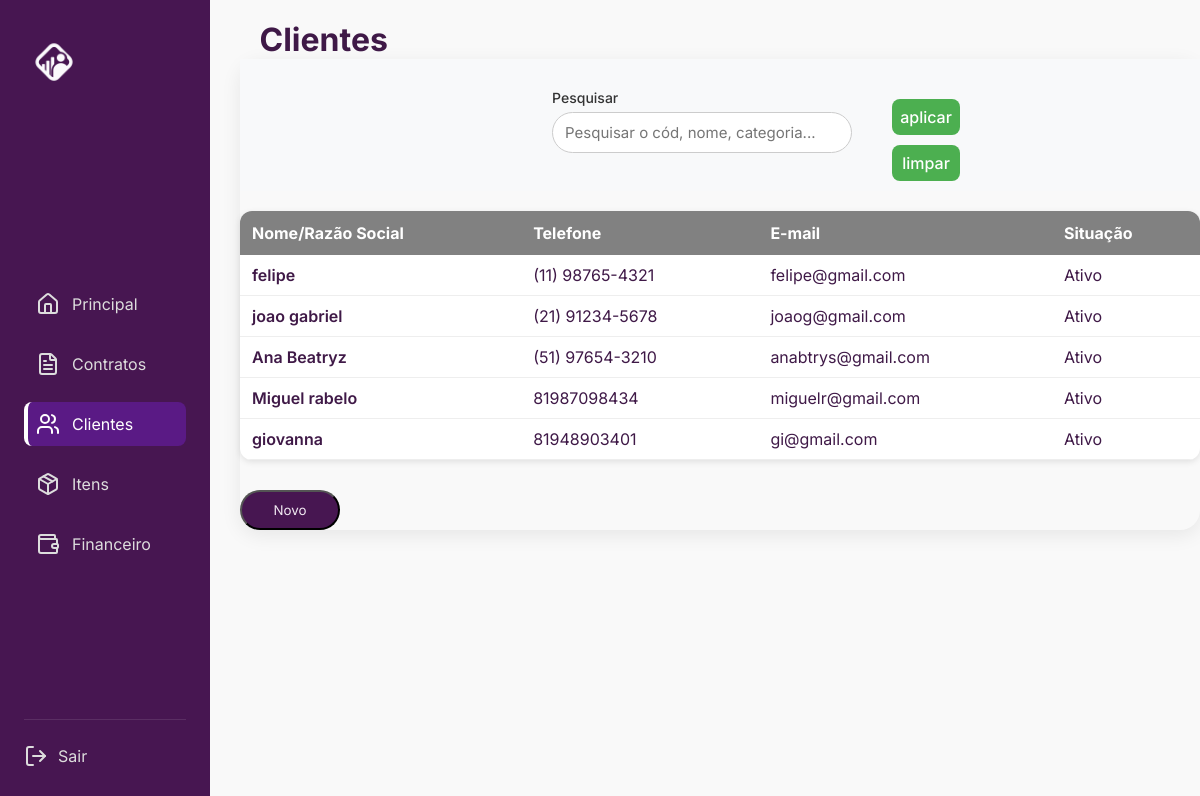
/clientes/, run on an earlier commit of the app's database.
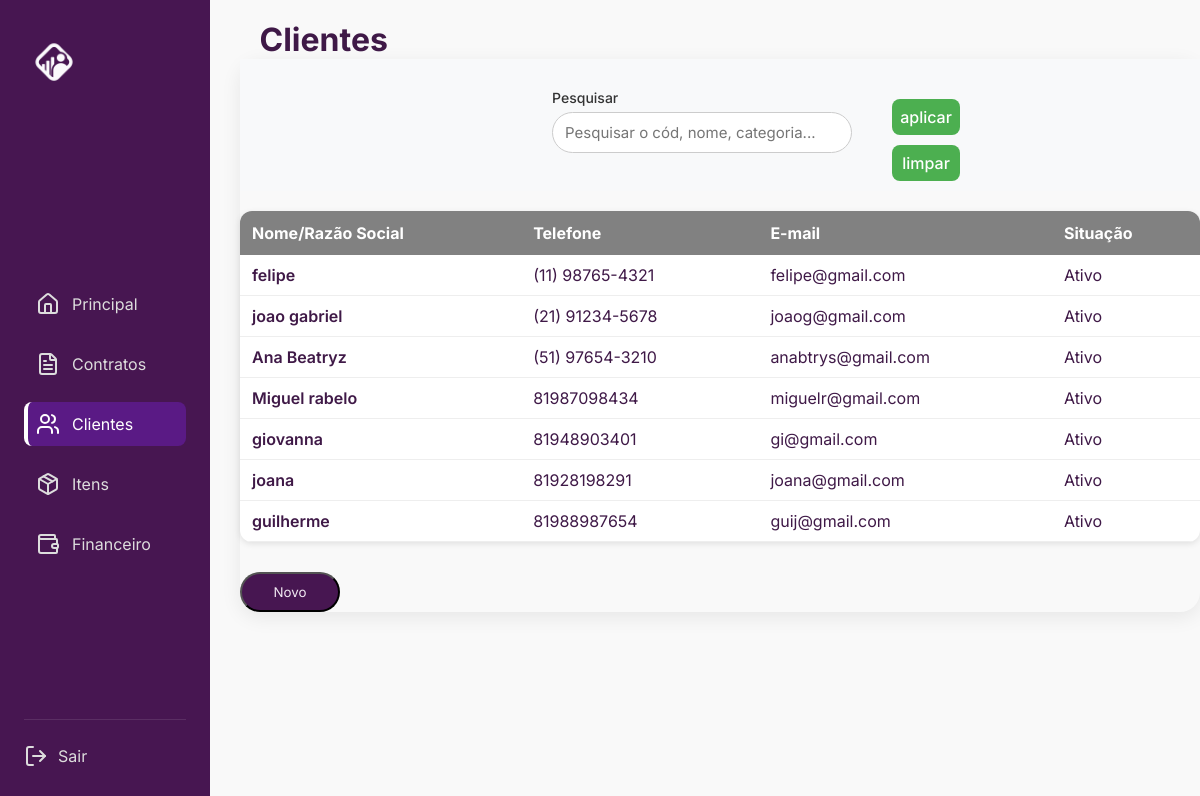
And on a later commit of the database.
### forum/models.py (models this page shows, shortened)
class Cliente(models.Model):
    nome = models.CharField(max_length=100)
    email = models.EmailField(unique=True)
    telefone = models.CharField(max_length=20)
    situacao = models.CharField(
        max_length=15,
        choices=[('ativa', 'Ativa'), ('desativado', 'Desativado')],
        default='ativo'
    )

### forum/views.py (the view)
# urls.py: path('', views.lista_clientes, name='lista_clientes'),
def lista_clientes(request):
    termo_pesquisa = request.GET.get('pesquisar', '')  # pega o valor digitado
    if termo_pesquisa:
        clientes = Cliente.objects.filter(
            nome__icontains=termo_pesquisa
        ) | Cliente.objects.filter(
            email__icontains=termo_pesquisa
        ) | Cliente.objects.filter(
            telefone__icontains=termo_pesquisa
        )
    else:
        clientes = Cliente.objects.all()  # mostra todos se não tiver filtro
    return render(request, 'index.html', {'clientes': clientes})

### forum/templates/index.html (shortened to what this page needs)
<!DOCTYPE html>
<html lang="en">
<head>
  {% load static %}
  <link rel="stylesheet" href="{% static 'forum/style.css' %}">
</head>
<body data-section="clientes">
    <div class="container">
    <aside class="sidebar">
      <div class="logo">
        <img src="{% static 'forum/img/logobranca.png' %}">
      </div>
      <nav class="menu">
        <a href="{% url 'home' %}" class="menu-item" data-section="home">
            <i data-lucide="home"></i>
          <span>Principal</span>
        </a>
        <a href="{% url 'contratos' %}" class="menu-item" data-section="contratos">
          <i data-lucide="file-text"></i>
          <span>Contratos</span>
        </a>
        <a href="{% url 'lista_clientes' %}" class="menu-item active" data-section="clientes">
          <i data-lucide="users"></i>
          <span>Clientes</span>
        </a>
          <a href="{% url 'listar_itens' %}" class="menu-item" data-section="itens">
          <i data-lucide="package"></i>
          <span>Itens</span>
          </a>
        <a href="{% url 'painel_financeiro' %}"  class="menu-item" data-section="financas">
          <i data-lucide="wallet"></i>
          <span>Financeiro</span>
        </a>
      </nav>
      <div class="logout">
        <a href="#">
          <i data-lucide="log-out"></i>
          <span>Sair</span>
        </a>
      </div>
    </aside>
    <main>
        <h1>Clientes</h1>
    <section class="painel">
    <main class="main">
      <div class="filtros-container">
       <form method="get" class="filtros-container">
        <div class="campo">
          <label for="pesquisar" >Pesquisar</label>
          <div class="input-icon">
            <input type="text" id="pesquisar" placeholder="Pesquisar o cód, nome, categoria..." value="{{ request.GET.pesquisar }}" name="pesquisar">
          </div>
        </div>
 <div class="botoes">
    <button type="submit">aplicar</button>
    <button type="submit">limpar</button>
 </div>
    </main>
   <div class="tabela-clientes">
  <table>
    <thead>
      <tr>
        <th>Nome/Razão Social</th>
        <th>Telefone</th>
        <th>E-mail</th>
        <th>Situação</th>
      </tr>
    </thead>
    <tbody>
      {% for cliente in clientes %}
      <tr class="cliente-row" onclick="window.location.href='{% url 'contrato_cliente' cliente.id %}'">
        <td class="cliente-link">
          {{ cliente.nome }}
        </td>
        <td>{{ cliente.telefone }}</td>
        <td>{{ cliente.email }}</td>
        <td>Ativo</td>
      </tr>
      {% empty %}
      <tr>
        <td colspan="4">Nenhum cliente encontrado.</td>
      </tr>
      {% endfor %}
    </tbody>
  </table>
  <div class="botoes">
   <button onclick="window.location.href='adicionar/'">Novo</button>
  </div>
</div>
  </div>
</body>
</html>

What changed in the data, as far as the page shows it:
added Cliente: nome "joana", telefone "81928198291", email "joana@gmail.com"
added Cliente: nome "guilherme", telefone "81988987654", email "guij@gmail.com"
